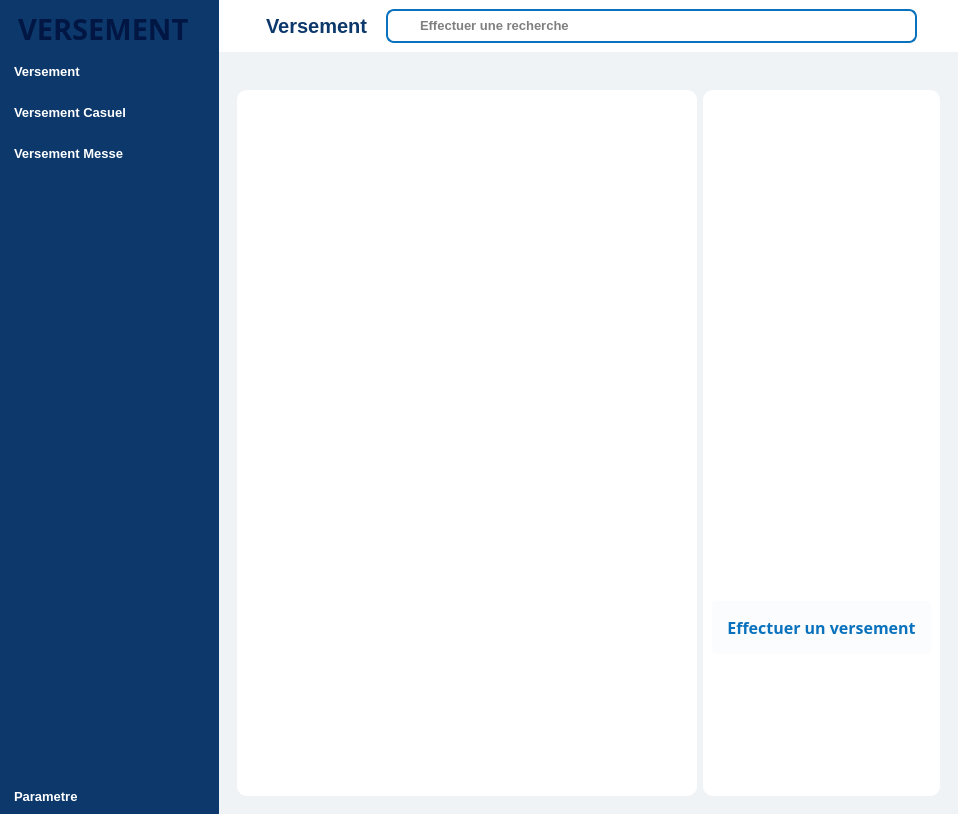
<?xml version="1.0" encoding="UTF-8"?>
<ui version="4.0">
 <class>MainWindow</class>
 <widget class="QMainWindow" name="MainWindow">
  <property name="geometry">
   <rect>
    <x>0</x>
    <y>0</y>
    <width>958</width>
    <height>814</height>
   </rect>
  </property>
  <property name="windowTitle">
   <string>MainWindow</string>
  </property>
  <property name="styleSheet">
   <string notr="true"/>
  </property>
  <widget class="QWidget" name="centralwidget">
   <property name="styleSheet">
    <string notr="true">*{
	color: rgb(10, 114, 189);
	color: #000;
	border: none
}

#centralwidget{
	background-color: #f0f3f5
}

#leftMenu{
	background-color: #0c386b;
	max-width: 250px
}

#search{
	background: transparent;
}

#searchFrame{
	border-radius: 8px;
	border: 2px solid #0a72bd;
}

#menuLabel{
	color: #0c386b
}

#card1_3, #card2_3, #card3_3, #card4_3{
	background: #fff;
	border-radius: 8px;
}

#headerFrame{
	background: #fff;
}

#dashboardBtn, #structureBtn, #serviceBtn, #versementBtn, #compteBtn, #zoneBtn, #budgetBtn, #categorieBtn, #settingsBtn, #elementBtn, #casuelBtn, #versementCasuelBtn, #messeBtn, #versementMesseBtn, #participationBtn{
	color: #fff;
	padding: 10px 5px;
	text-align: left;
	border-radius: 6px;
	width: 200px
}

#dashboardBtn:hover, #structureBtn:hover, #serviceBtn:hover, #versementBtn:hover, #compteBtn:hover, #zoneBtn:hover, #budgetBtn:hover, #categorieBtn:hover,#settingsBtn:hover, #elementBtn:hover, #casuelBtn:hover, #versementCasuelBtn:hover, #messeBtn:hover, #versementMesseBtn:hover, #participationBtn:hover{
	background: rgba(255, 255, 255, 0.3);
	transition: all linear 0.3s;
}

#profileCont{
	background: #fff;
	border-radius: 8px
}</string>
   </property>
   <layout class="QHBoxLayout" name="horizontalLayout">
    <property name="spacing">
     <number>0</number>
    </property>
    <property name="leftMargin">
     <number>0</number>
    </property>
    <property name="topMargin">
     <number>0</number>
    </property>
    <property name="rightMargin">
     <number>0</number>
    </property>
    <property name="bottomMargin">
     <number>0</number>
    </property>
    <item>
     <widget class="QWidget" name="leftMenu" native="true">
      <property name="sizePolicy">
       <sizepolicy hsizetype="Minimum" vsizetype="Minimum">
        <horstretch>0</horstretch>
        <verstretch>0</verstretch>
       </sizepolicy>
      </property>
      <property name="font">
       <font>
        <weight>50</weight>
        <bold>false</bold>
       </font>
      </property>
      <property name="styleSheet">
       <string notr="true"/>
      </property>
      <layout class="QVBoxLayout" name="verticalLayout_10">
       <property name="spacing">
        <number>0</number>
       </property>
       <property name="sizeConstraint">
        <enum>QLayout::SetMinAndMaxSize</enum>
       </property>
       <property name="topMargin">
        <number>0</number>
       </property>
       <property name="rightMargin">
        <number>0</number>
       </property>
       <property name="bottomMargin">
        <number>0</number>
       </property>
       <item alignment="Qt::AlignLeft|Qt::AlignTop">
        <widget class="QFrame" name="frame_9">
         <property name="sizePolicy">
          <sizepolicy hsizetype="Expanding" vsizetype="Preferred">
           <horstretch>0</horstretch>
           <verstretch>0</verstretch>
          </sizepolicy>
         </property>
         <property name="frameShape">
          <enum>QFrame::StyledPanel</enum>
         </property>
         <property name="frameShadow">
          <enum>QFrame::Raised</enum>
         </property>
         <layout class="QVBoxLayout" name="verticalLayout_11">
          <property name="spacing">
           <number>5</number>
          </property>
          <property name="sizeConstraint">
           <enum>QLayout::SetMinAndMaxSize</enum>
          </property>
          <property name="leftMargin">
           <number>0</number>
          </property>
          <property name="topMargin">
           <number>0</number>
          </property>
          <property name="rightMargin">
           <number>0</number>
          </property>
          <property name="bottomMargin">
           <number>0</number>
          </property>
          <item alignment="Qt::AlignLeft|Qt::AlignTop">
           <widget class="QFrame" name="frame_10">
            <property name="frameShape">
             <enum>QFrame::StyledPanel</enum>
            </property>
            <property name="frameShadow">
             <enum>QFrame::Raised</enum>
            </property>
            <layout class="QHBoxLayout" name="horizontalLayout_16">
             <property name="sizeConstraint">
              <enum>QLayout::SetMinAndMaxSize</enum>
             </property>
             <property name="bottomMargin">
              <number>0</number>
             </property>
             <item>
              <widget class="QLabel" name="label_23">
               <property name="font">
                <font>
                 <family>GeForce</family>
                 <pointsize>22</pointsize>
                 <weight>75</weight>
                 <bold>true</bold>
                </font>
               </property>
               <property name="styleSheet">
                <string notr="true">color: rgb(1, 22, 67);</string>
               </property>
               <property name="text">
                <string>VERSEMENT</string>
               </property>
              </widget>
             </item>
            </layout>
           </widget>
          </item>
          <item alignment="Qt::AlignLeft|Qt::AlignTop">
           <widget class="QFrame" name="frame_8">
            <property name="frameShape">
             <enum>QFrame::StyledPanel</enum>
            </property>
            <property name="frameShadow">
             <enum>QFrame::Raised</enum>
            </property>
            <layout class="QVBoxLayout" name="verticalLayout_9">
             <property name="spacing">
              <number>6</number>
             </property>
             <property name="sizeConstraint">
              <enum>QLayout::SetMinAndMaxSize</enum>
             </property>
             <property name="leftMargin">
              <number>0</number>
             </property>
             <property name="topMargin">
              <number>0</number>
             </property>
             <property name="rightMargin">
              <number>0</number>
             </property>
             <property name="bottomMargin">
              <number>0</number>
             </property>
             <item>
              <widget class="QPushButton" name="versementBtn">
               <property name="font">
                <font>
                 <pointsize>10</pointsize>
                 <weight>75</weight>
                 <italic>false</italic>
                 <bold>true</bold>
                 <underline>false</underline>
                 <strikeout>false</strikeout>
                 <kerning>true</kerning>
                </font>
               </property>
               <property name="cursor">
                <cursorShape>PointingHandCursor</cursorShape>
               </property>
               <property name="layoutDirection">
                <enum>Qt::LeftToRight</enum>
               </property>
               <property name="text">
                <string>Versement</string>
               </property>
               <property name="icon">
                <iconset>
                 <normaloff>../static/asset/icons/white/credit-card.svg</normaloff>../static/asset/icons/white/credit-card.svg</iconset>
               </property>
               <property name="iconSize">
                <size>
                 <width>25</width>
                 <height>25</height>
                </size>
               </property>
              </widget>
             </item>
             <item>
              <widget class="QPushButton" name="versementCasuelBtn">
               <property name="font">
                <font>
                 <pointsize>10</pointsize>
                 <weight>75</weight>
                 <italic>false</italic>
                 <bold>true</bold>
                 <underline>false</underline>
                 <strikeout>false</strikeout>
                 <kerning>true</kerning>
                </font>
               </property>
               <property name="cursor">
                <cursorShape>PointingHandCursor</cursorShape>
               </property>
               <property name="layoutDirection">
                <enum>Qt::LeftToRight</enum>
               </property>
               <property name="text">
                <string>Versement Casuel</string>
               </property>
               <property name="icon">
                <iconset>
                 <normaloff>../static/asset/icons/white/arrow-down-circle.svg</normaloff>../static/asset/icons/white/arrow-down-circle.svg</iconset>
               </property>
               <property name="iconSize">
                <size>
                 <width>25</width>
                 <height>25</height>
                </size>
               </property>
              </widget>
             </item>
             <item>
              <widget class="QPushButton" name="versementMesseBtn">
               <property name="font">
                <font>
                 <pointsize>10</pointsize>
                 <weight>75</weight>
                 <italic>false</italic>
                 <bold>true</bold>
                 <underline>false</underline>
                 <strikeout>false</strikeout>
                 <kerning>true</kerning>
                </font>
               </property>
               <property name="cursor">
                <cursorShape>PointingHandCursor</cursorShape>
               </property>
               <property name="layoutDirection">
                <enum>Qt::LeftToRight</enum>
               </property>
               <property name="text">
                <string>Versement Messe</string>
               </property>
               <property name="icon">
                <iconset>
                 <normaloff>../static/asset/icons/white/users.svg</normaloff>../static/asset/icons/white/users.svg</iconset>
               </property>
               <property name="iconSize">
                <size>
                 <width>25</width>
                 <height>25</height>
                </size>
               </property>
              </widget>
             </item>
            </layout>
           </widget>
          </item>
         </layout>
        </widget>
       </item>
       <item alignment="Qt::AlignBottom">
        <widget class="QFrame" name="frame_11">
         <property name="frameShape">
          <enum>QFrame::StyledPanel</enum>
         </property>
         <property name="frameShadow">
          <enum>QFrame::Raised</enum>
         </property>
         <layout class="QVBoxLayout" name="verticalLayout_12">
          <property name="spacing">
           <number>0</number>
          </property>
          <property name="leftMargin">
           <number>0</number>
          </property>
          <property name="rightMargin">
           <number>0</number>
          </property>
          <property name="bottomMargin">
           <number>0</number>
          </property>
          <item>
           <widget class="QPushButton" name="settingsBtn">
            <property name="font">
             <font>
              <pointsize>10</pointsize>
              <weight>75</weight>
              <italic>false</italic>
              <bold>true</bold>
              <underline>false</underline>
              <strikeout>false</strikeout>
              <kerning>true</kerning>
             </font>
            </property>
            <property name="cursor">
             <cursorShape>PointingHandCursor</cursorShape>
            </property>
            <property name="layoutDirection">
             <enum>Qt::LeftToRight</enum>
            </property>
            <property name="text">
             <string>Parametre</string>
            </property>
            <property name="icon">
             <iconset>
              <normaloff>../static/asset/icons/white/settings.svg</normaloff>../static/asset/icons/white/settings.svg</iconset>
            </property>
            <property name="iconSize">
             <size>
              <width>25</width>
              <height>25</height>
             </size>
            </property>
           </widget>
          </item>
         </layout>
        </widget>
       </item>
      </layout>
     </widget>
    </item>
    <item>
     <widget class="QWidget" name="mainBody" native="true">
      <layout class="QVBoxLayout" name="verticalLayout">
       <property name="spacing">
        <number>20</number>
       </property>
       <property name="sizeConstraint">
        <enum>QLayout::SetNoConstraint</enum>
       </property>
       <property name="leftMargin">
        <number>0</number>
       </property>
       <property name="topMargin">
        <number>0</number>
       </property>
       <property name="rightMargin">
        <number>0</number>
       </property>
       <property name="bottomMargin">
        <number>0</number>
       </property>
       <item>
        <widget class="QWidget" name="headerFrame" native="true">
         <layout class="QHBoxLayout" name="horizontalLayout_2">
          <property name="spacing">
           <number>0</number>
          </property>
          <property name="leftMargin">
           <number>0</number>
          </property>
          <property name="topMargin">
           <number>0</number>
          </property>
          <property name="rightMargin">
           <number>0</number>
          </property>
          <property name="bottomMargin">
           <number>0</number>
          </property>
          <item alignment="Qt::AlignLeft">
           <widget class="QWidget" name="menu" native="true">
            <layout class="QHBoxLayout" name="horizontalLayout_3">
             <item>
              <widget class="QPushButton" name="menuBtn">
               <property name="cursor">
                <cursorShape>PointingHandCursor</cursorShape>
               </property>
               <property name="text">
                <string/>
               </property>
               <property name="icon">
                <iconset>
                 <normaloff>../static/asset/icons/blue/menu.svg</normaloff>../static/asset/icons/blue/menu.svg</iconset>
               </property>
               <property name="iconSize">
                <size>
                 <width>32</width>
                 <height>32</height>
                </size>
               </property>
              </widget>
             </item>
             <item>
              <widget class="QLabel" name="menuLabel">
               <property name="font">
                <font>
                 <pointsize>15</pointsize>
                 <weight>75</weight>
                 <bold>true</bold>
                </font>
               </property>
               <property name="text">
                <string>Versement</string>
               </property>
              </widget>
             </item>
            </layout>
           </widget>
          </item>
          <item>
           <widget class="QWidget" name="widget_3" native="true">
            <layout class="QHBoxLayout" name="horizontalLayout_5">
             <item>
              <widget class="QFrame" name="searchFrame">
               <property name="frameShape">
                <enum>QFrame::StyledPanel</enum>
               </property>
               <property name="frameShadow">
                <enum>QFrame::Raised</enum>
               </property>
               <layout class="QHBoxLayout" name="horizontalLayout_4">
                <property name="spacing">
                 <number>0</number>
                </property>
                <property name="leftMargin">
                 <number>0</number>
                </property>
                <property name="topMargin">
                 <number>0</number>
                </property>
                <property name="rightMargin">
                 <number>0</number>
                </property>
                <property name="bottomMargin">
                 <number>0</number>
                </property>
                <item>
                 <widget class="QLabel" name="label_2">
                  <property name="minimumSize">
                   <size>
                    <width>30</width>
                    <height>30</height>
                   </size>
                  </property>
                  <property name="maximumSize">
                   <size>
                    <width>30</width>
                    <height>30</height>
                   </size>
                  </property>
                  <property name="text">
                   <string/>
                  </property>
                  <property name="pixmap">
                   <pixmap>../static/asset/icons/blue/search.svg</pixmap>
                  </property>
                  <property name="scaledContents">
                   <bool>true</bool>
                  </property>
                 </widget>
                </item>
                <item>
                 <widget class="QLineEdit" name="search">
                  <property name="font">
                   <font>
                    <pointsize>10</pointsize>
                    <weight>75</weight>
                    <bold>true</bold>
                   </font>
                  </property>
                  <property name="placeholderText">
                   <string>Effectuer une recherche</string>
                  </property>
                 </widget>
                </item>
               </layout>
              </widget>
             </item>
            </layout>
           </widget>
          </item>
          <item alignment="Qt::AlignRight">
           <widget class="QWidget" name="account" native="true">
            <property name="styleSheet">
             <string notr="true">border-left:solid 1px #ddd</string>
            </property>
            <layout class="QHBoxLayout" name="horizontalLayout_6">
             <property name="spacing">
              <number>0</number>
             </property>
             <property name="leftMargin">
              <number>0</number>
             </property>
             <property name="topMargin">
              <number>0</number>
             </property>
             <property name="rightMargin">
              <number>0</number>
             </property>
             <property name="bottomMargin">
              <number>0</number>
             </property>
             <item>
              <widget class="QPushButton" name="accountBtn">
               <property name="text">
                <string/>
               </property>
               <property name="icon">
                <iconset>
                 <normaloff>../static/asset/icons/blue/user.svg</normaloff>../static/asset/icons/blue/user.svg</iconset>
               </property>
               <property name="iconSize">
                <size>
                 <width>34</width>
                 <height>34</height>
                </size>
               </property>
              </widget>
             </item>
            </layout>
           </widget>
          </item>
         </layout>
        </widget>
       </item>
       <item>
        <widget class="QStackedWidget" name="pages">
         <property name="currentIndex">
          <number>0</number>
         </property>
         <widget class="QWidget" name="versement">
          <layout class="QVBoxLayout" name="verticalLayout_3">
           <item>
            <widget class="QFrame" name="frame_2">
             <property name="frameShape">
              <enum>QFrame::StyledPanel</enum>
             </property>
             <property name="frameShadow">
              <enum>QFrame::Raised</enum>
             </property>
             <layout class="QHBoxLayout" name="horizontalLayout_8">
              <item>
               <widget class="QWidget" name="tableData_3" native="true">
                <property name="styleSheet">
                 <string notr="true">background:white;
border-radius: 10px;</string>
                </property>
                <layout class="QHBoxLayout" name="horizontalLayout_29">
                 <item>
                  <widget class="QTableWidget" name="versementTable"/>
                 </item>
                </layout>
               </widget>
              </item>
              <item>
               <widget class="QWidget" name="actions_service_2" native="true">
                <property name="styleSheet">
                 <string notr="true">background:white;
border-radius: 10px;</string>
                </property>
                <layout class="QVBoxLayout" name="verticalLayout_23">
                 <item>
                  <widget class="QLabel" name="serviceLabel_2">
                   <property name="maximumSize">
                    <size>
                     <width>300</width>
                     <height>230</height>
                    </size>
                   </property>
                   <property name="text">
                    <string/>
                   </property>
                   <property name="pixmap">
                    <pixmap>../static/asset/other/bg2-2.png</pixmap>
                   </property>
                   <property name="scaledContents">
                    <bool>true</bool>
                   </property>
                  </widget>
                 </item>
                 <item>
                  <widget class="QPushButton" name="newVersement">
                   <property name="font">
                    <font>
                     <family>GeForce</family>
                     <pointsize>12</pointsize>
                     <weight>75</weight>
                     <bold>true</bold>
                    </font>
                   </property>
                   <property name="cursor">
                    <cursorShape>PointingHandCursor</cursorShape>
                   </property>
                   <property name="styleSheet">
                    <string notr="true">#newVersement{
	background: rgb(10, 114, 189, 0.02);
	color: rgb(10, 114, 189);
	border-radius:4px;
	padding: 15px
}

#newVersement:hover{
	background: rgb(10, 114, 189, 0.3);
	color: rgb(10, 114, 189);
	border-radius:4px
}
</string>
                   </property>
                   <property name="text">
                    <string>Effectuer un versement</string>
                   </property>
                   <property name="icon">
                    <iconset>
                     <normaloff>../static/asset/icons/blue/credit-card.svg</normaloff>../static/asset/icons/blue/credit-card.svg</iconset>
                   </property>
                   <property name="iconSize">
                    <size>
                     <width>25</width>
                     <height>25</height>
                    </size>
                   </property>
                  </widget>
                 </item>
                </layout>
               </widget>
              </item>
             </layout>
            </widget>
           </item>
          </layout>
         </widget>
         <widget class="QWidget" name="versementCasuel">
          <layout class="QVBoxLayout" name="verticalLayout_36">
           <item>
            <widget class="QFrame" name="zonebb_7">
             <property name="frameShape">
              <enum>QFrame::StyledPanel</enum>
             </property>
             <property name="frameShadow">
              <enum>QFrame::Raised</enum>
             </property>
             <layout class="QHBoxLayout" name="horizontalLayout_17">
              <property name="rightMargin">
               <number>0</number>
              </property>
              <item>
               <widget class="QWidget" name="tableData_10" native="true">
                <property name="styleSheet">
                 <string notr="true">background:white;
border-radius: 10px;</string>
                </property>
                <layout class="QHBoxLayout" name="horizontalLayout_36">
                 <item>
                  <widget class="QTableWidget" name="versementCasuelTable"/>
                 </item>
                </layout>
               </widget>
              </item>
              <item>
               <widget class="QWidget" name="widget" native="true">
                <property name="maximumSize">
                 <size>
                  <width>500</width>
                  <height>16777215</height>
                 </size>
                </property>
                <property name="styleSheet">
                 <string notr="true"/>
                </property>
                <layout class="QVBoxLayout" name="verticalLayout_39">
                 <property name="topMargin">
                  <number>0</number>
                 </property>
                 <item>
                  <widget class="QWidget" name="widget_2" native="true">
                   <property name="maximumSize">
                    <size>
                     <width>500</width>
                     <height>16777215</height>
                    </size>
                   </property>
                   <layout class="QVBoxLayout" name="verticalLayout_38">
                    <property name="topMargin">
                     <number>0</number>
                    </property>
                    <item>
                     <widget class="QWidget" name="tableData_14" native="true">
                      <property name="maximumSize">
                       <size>
                        <width>600</width>
                        <height>16777215</height>
                       </size>
                      </property>
                      <property name="styleSheet">
                       <string notr="true">background:white;
border-radius: 10px;</string>
                      </property>
                      <layout class="QVBoxLayout" name="verticalLayout_40">
                       <property name="rightMargin">
                        <number>10</number>
                       </property>
                       <item>
                        <widget class="QLabel" name="label">
                         <property name="font">
                          <font>
                           <family>GeForce</family>
                           <pointsize>12</pointsize>
                           <weight>75</weight>
                           <bold>true</bold>
                          </font>
                         </property>
                         <property name="styleSheet">
                          <string notr="true">text-align:center</string>
                         </property>
                         <property name="text">
                          <string>DISPATCHAGE</string>
                         </property>
                        </widget>
                       </item>
                       <item>
                        <widget class="QTableWidget" name="dispath">
                         <column>
                          <property name="text">
                           <string>P.P</string>
                          </property>
                         </column>
                         <column>
                          <property name="text">
                           <string>F.P</string>
                          </property>
                         </column>
                         <column>
                          <property name="text">
                           <string>F.D</string>
                          </property>
                         </column>
                         <column>
                          <property name="text">
                           <string>P.D</string>
                          </property>
                         </column>
                         <column>
                          <property name="text">
                           <string>CARITAS</string>
                          </property>
                         </column>
                         <column>
                          <property name="text">
                           <string>F.F.P</string>
                          </property>
                         </column>
                        </widget>
                       </item>
                      </layout>
                     </widget>
                    </item>
                   </layout>
                  </widget>
                 </item>
                 <item>
                  <widget class="QWidget" name="widget_4" native="true">
                   <property name="maximumSize">
                    <size>
                     <width>500</width>
                     <height>16777215</height>
                    </size>
                   </property>
                   <layout class="QVBoxLayout" name="verticalLayout_37">
                    <property name="rightMargin">
                     <number>0</number>
                    </property>
                    <item>
                     <widget class="QWidget" name="actions_service_9" native="true">
                      <property name="styleSheet">
                       <string notr="true">background:white;
border-radius: 10px;</string>
                      </property>
                      <layout class="QVBoxLayout" name="verticalLayout_30">
                       <property name="rightMargin">
                        <number>0</number>
                       </property>
                       <item>
                        <widget class="QLabel" name="serviceLabel_9">
                         <property name="minimumSize">
                          <size>
                           <width>200</width>
                           <height>200</height>
                          </size>
                         </property>
                         <property name="maximumSize">
                          <size>
                           <width>400</width>
                           <height>400</height>
                          </size>
                         </property>
                         <property name="text">
                          <string/>
                         </property>
                         <property name="pixmap">
                          <pixmap>../static/asset/other/bg15-1.png</pixmap>
                         </property>
                         <property name="scaledContents">
                          <bool>true</bool>
                         </property>
                        </widget>
                       </item>
                       <item>
                        <widget class="QPushButton" name="addVersementCasuel">
                         <property name="font">
                          <font>
                           <family>GeForce</family>
                           <pointsize>12</pointsize>
                           <weight>75</weight>
                           <bold>true</bold>
                          </font>
                         </property>
                         <property name="cursor">
                          <cursorShape>PointingHandCursor</cursorShape>
                         </property>
                         <property name="styleSheet">
                          <string notr="true">#addVersementCasuel{
	background: rgb(10, 114, 189, 0.02);
	color: rgb(10, 114, 189);
	border-radius:4px;
	padding: 15px
}

#addVersementCasuel:hover{
	background: rgb(10, 114, 189, 0.3);
	color: rgb(10, 114, 189);
	border-radius:4px
}
</string>
                         </property>
                         <property name="text">
                          <string>Nouveau versement de casuel</string>
                         </property>
                         <property name="icon">
                          <iconset>
                           <normaloff>../static/asset/icons/blue/copy.svg</normaloff>../static/asset/icons/blue/copy.svg</iconset>
                         </property>
                         <property name="iconSize">
                          <size>
                           <width>25</width>
                           <height>25</height>
                          </size>
                         </property>
                        </widget>
                       </item>
                      </layout>
                     </widget>
                    </item>
                   </layout>
                  </widget>
                 </item>
                </layout>
               </widget>
              </item>
             </layout>
            </widget>
           </item>
          </layout>
         </widget>
         <widget class="QWidget" name="versementMesse">
          <layout class="QVBoxLayout" name="verticalLayout_35">
           <item>
            <widget class="QFrame" name="zonebb_9">
             <property name="frameShape">
              <enum>QFrame::StyledPanel</enum>
             </property>
             <property name="frameShadow">
              <enum>QFrame::Raised</enum>
             </property>
             <layout class="QHBoxLayout" name="horizontalLayout_19">
              <item>
               <widget class="QWidget" name="tableData_12" native="true">
                <property name="styleSheet">
                 <string notr="true">background:white;
border-radius: 10px;</string>
                </property>
                <layout class="QHBoxLayout" name="horizontalLayout_38">
                 <item>
                  <widget class="QTableWidget" name="versementMesseTable"/>
                 </item>
                </layout>
               </widget>
              </item>
              <item>
               <widget class="QWidget" name="actions_service_11" native="true">
                <property name="styleSheet">
                 <string notr="true">background:white;
border-radius: 10px;</string>
                </property>
                <layout class="QVBoxLayout" name="verticalLayout_32">
                 <item>
                  <widget class="QLabel" name="serviceLabel_11">
                   <property name="maximumSize">
                    <size>
                     <width>300</width>
                     <height>230</height>
                    </size>
                   </property>
                   <property name="text">
                    <string/>
                   </property>
                   <property name="pixmap">
                    <pixmap>../static/asset/svg/undraw_server_status_-5-pbv.svg</pixmap>
                   </property>
                   <property name="scaledContents">
                    <bool>true</bool>
                   </property>
                  </widget>
                 </item>
                 <item>
                  <widget class="QPushButton" name="addNewMesse">
                   <property name="font">
                    <font>
                     <family>GeForce</family>
                     <pointsize>12</pointsize>
                     <weight>75</weight>
                     <bold>true</bold>
                    </font>
                   </property>
                   <property name="cursor">
                    <cursorShape>PointingHandCursor</cursorShape>
                   </property>
                   <property name="styleSheet">
                    <string notr="true">#addNewMesse{
	background: rgb(10, 114, 189, 0.02);
	color: rgb(10, 114, 189);
	border-radius:4px;
	padding: 15px
}

#addNewMesse:hover{
	background: rgb(10, 114, 189, 0.3);
	color: rgb(10, 114, 189);
	border-radius:4px
}
</string>
                   </property>
                   <property name="text">
                    <string>Nouveau versement de messe</string>
                   </property>
                   <property name="icon">
                    <iconset>
                     <normaloff>../static/asset/icons/blue/copy.svg</normaloff>../static/asset/icons/blue/copy.svg</iconset>
                   </property>
                   <property name="iconSize">
                    <size>
                     <width>25</width>
                     <height>25</height>
                    </size>
                   </property>
                  </widget>
                 </item>
                </layout>
               </widget>
              </item>
             </layout>
            </widget>
           </item>
          </layout>
         </widget>
        </widget>
       </item>
      </layout>
     </widget>
    </item>
    <item alignment="Qt::AlignTop">
     <widget class="QWidget" name="profileCont" native="true">
      <layout class="QVBoxLayout" name="verticalLayout_13">
       <property name="leftMargin">
        <number>0</number>
       </property>
       <property name="topMargin">
        <number>0</number>
       </property>
       <property name="rightMargin">
        <number>0</number>
       </property>
       <property name="bottomMargin">
        <number>0</number>
       </property>
      </layout>
     </widget>
    </item>
   </layout>
  </widget>
 </widget>
 <resources>
  <include location="../ressources.qrc"/>
 </resources>
 <connections/>
</ui>
